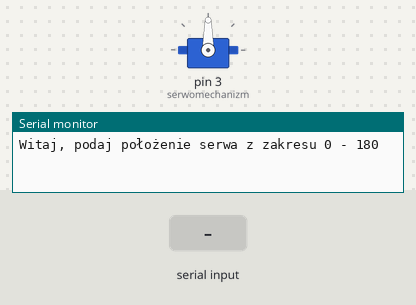
The sketch below on a simulated Arduino Uno, built with avr-gcc and run on an emulated ATmega328P. On the bench: servo, the last lines printed to the serial monitor. Inputs (shaded band) come from the test bench.

Above: at 1.2 s.
1.3 s: "30,150\n" received over Serial
At 1.7 s:
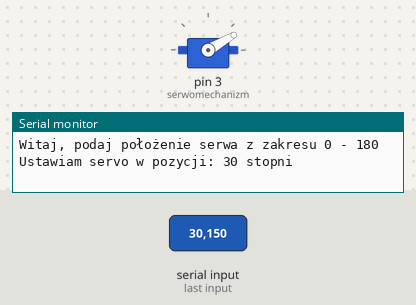
2.8 s: "5\n" received over Serial
At 3.8 s:
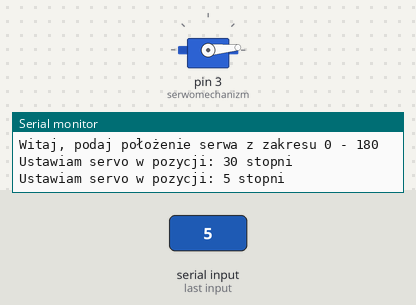
4.3 s: "90,45\n" received over Serial
At 5.1 s:
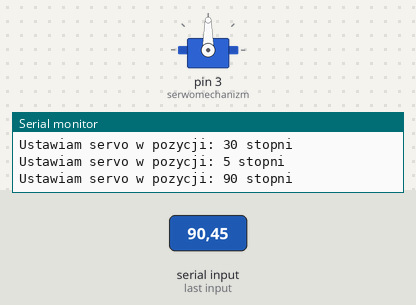
Timing chart, 0 to 7.3 s (numbered marks = the images above; inputs shaded):
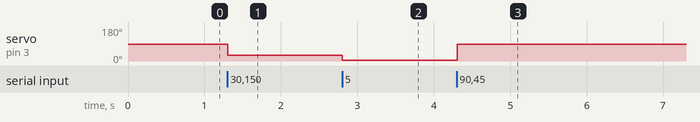

The sketch:

PWM_serwo_UART.ino
```cpp
#include <Servo.h>

Servo serwomechanizm;  //Tworzę obiekt
String odebraneDane = "";
int pozycja = 10;

void setup() {
  Serial.begin(9600);
  Serial.println("Witaj, podaj położenie serwa z zakresu 0 - 180");
  serwomechanizm.attach(3);   //Serwomechanizm podłączony do pinu 3

}

void loop() {
  if(Serial.available() > 0) {
    odebraneDane = Serial.readStringUntil('\n');
    pozycja = odebraneDane.toInt();

    if (pozycja <= 180) {               //Jeśli pozycja mieści się w zakresie
      serwomechanizm.write(pozycja);    //Wykonaj ruch
      Serial.print("Ustawiam servo w pozycji: ");
      Serial.print(pozycja);
      Serial.println(" stopni");
    }  else {
      Serial.println("Podana wartosc spoza zakresu !!!");
      Serial.println("Podaj poprawny zakres");
    }
  }
}
```

Measured:
- after the input at 1.3 s, servo on pin 3 (serwomechanizm): 90° → 30° at once
- after the input at 2.8 s, servo on pin 3 (serwomechanizm): 30° → 5° at once
- after the input at 4.3 s, servo on pin 3 (serwomechanizm): 5° → 90° at once
